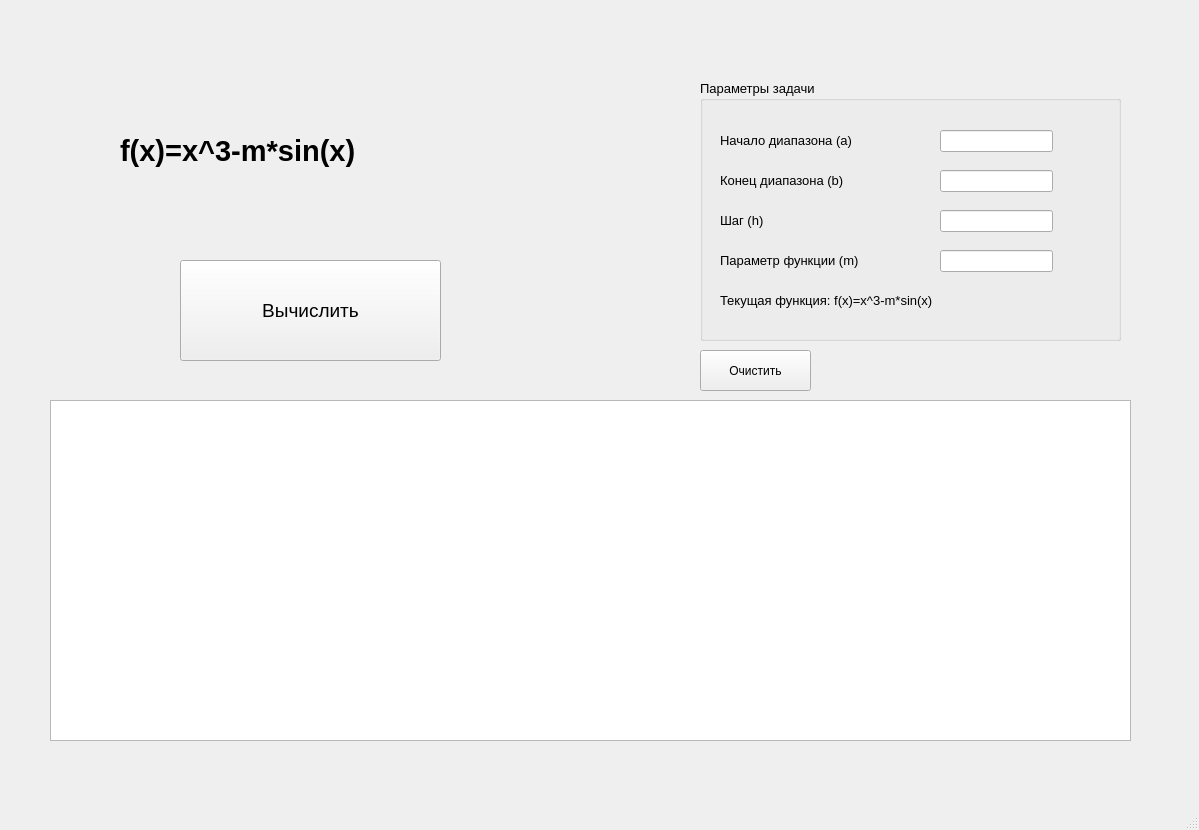
<?xml version="1.0" encoding="UTF-8"?>
<ui version="4.0">
 <class>MainWindow</class>
 <widget class="QMainWindow" name="MainWindow">
  <property name="geometry">
   <rect>
    <x>0</x>
    <y>0</y>
    <width>1199</width>
    <height>830</height>
   </rect>
  </property>
  <property name="windowTitle">
   <string>Post Machine</string>
  </property>
  <widget class="QWidget" name="centralwidget">
   <property name="enabled">
    <bool>true</bool>
   </property>
   <widget class="QTableWidget" name="tableWidget">
    <property name="geometry">
     <rect>
      <x>50</x>
      <y>400</y>
      <width>1081</width>
      <height>341</height>
     </rect>
    </property>
   </widget>
   <widget class="QGroupBox" name="groupBox">
    <property name="geometry">
     <rect>
      <x>700</x>
      <y>80</y>
      <width>421</width>
      <height>261</height>
     </rect>
    </property>
    <property name="font">
     <font>
      <pointsize>10</pointsize>
     </font>
    </property>
    <property name="autoFillBackground">
     <bool>false</bool>
    </property>
    <property name="title">
     <string>Параметры задачи</string>
    </property>
    <widget class="QLabel" name="label">
     <property name="geometry">
      <rect>
       <x>20</x>
       <y>50</y>
       <width>181</width>
       <height>21</height>
      </rect>
     </property>
     <property name="text">
      <string>Начало диапазона (а)</string>
     </property>
    </widget>
    <widget class="QLabel" name="label_5">
     <property name="geometry">
      <rect>
       <x>20</x>
       <y>90</y>
       <width>181</width>
       <height>21</height>
      </rect>
     </property>
     <property name="text">
      <string>Конец диапазона (b)</string>
     </property>
    </widget>
    <widget class="QLabel" name="label_6">
     <property name="geometry">
      <rect>
       <x>20</x>
       <y>130</y>
       <width>181</width>
       <height>21</height>
      </rect>
     </property>
     <property name="text">
      <string>Шаг (h)</string>
     </property>
    </widget>
    <widget class="QLabel" name="label_7">
     <property name="geometry">
      <rect>
       <x>20</x>
       <y>170</y>
       <width>181</width>
       <height>21</height>
      </rect>
     </property>
     <property name="text">
      <string>Параметр функции (m)</string>
     </property>
    </widget>
    <widget class="QLabel" name="label_8">
     <property name="geometry">
      <rect>
       <x>20</x>
       <y>210</y>
       <width>281</width>
       <height>21</height>
      </rect>
     </property>
     <property name="text">
      <string>Текущая функция: f(x)=x^3-m*sin(x)</string>
     </property>
    </widget>
    <widget class="QLineEdit" name="lineEdit_a">
     <property name="geometry">
      <rect>
       <x>240</x>
       <y>50</y>
       <width>113</width>
       <height>22</height>
      </rect>
     </property>
    </widget>
    <widget class="QLineEdit" name="lineEdit_b">
     <property name="geometry">
      <rect>
       <x>240</x>
       <y>90</y>
       <width>113</width>
       <height>22</height>
      </rect>
     </property>
    </widget>
    <widget class="QLineEdit" name="lineEdit_h">
     <property name="geometry">
      <rect>
       <x>240</x>
       <y>130</y>
       <width>113</width>
       <height>22</height>
      </rect>
     </property>
    </widget>
    <widget class="QLineEdit" name="lineEdit_m">
     <property name="geometry">
      <rect>
       <x>240</x>
       <y>170</y>
       <width>113</width>
       <height>22</height>
      </rect>
     </property>
    </widget>
   </widget>
   <widget class="QPushButton" name="pushButton">
    <property name="geometry">
     <rect>
      <x>180</x>
      <y>260</y>
      <width>261</width>
      <height>101</height>
     </rect>
    </property>
    <property name="font">
     <font>
      <pointsize>14</pointsize>
     </font>
    </property>
    <property name="text">
     <string>Вычислить</string>
    </property>
   </widget>
   <widget class="QPushButton" name="pushButton_clear">
    <property name="geometry">
     <rect>
      <x>700</x>
      <y>350</y>
      <width>111</width>
      <height>41</height>
     </rect>
    </property>
    <property name="text">
     <string>Очистить</string>
    </property>
   </widget>
   <widget class="QLabel" name="label_2">
    <property name="geometry">
     <rect>
      <x>120</x>
      <y>90</y>
      <width>381</width>
      <height>121</height>
     </rect>
    </property>
    <property name="font">
     <font>
      <pointsize>22</pointsize>
      <weight>75</weight>
      <bold>true</bold>
     </font>
    </property>
    <property name="text">
     <string>f(x)=x^3-m*sin(x)</string>
    </property>
   </widget>
  </widget>
  <widget class="QMenuBar" name="menubar">
   <property name="geometry">
    <rect>
     <x>0</x>
     <y>0</y>
     <width>1199</width>
     <height>26</height>
    </rect>
   </property>
  </widget>
  <widget class="QStatusBar" name="statusbar"/>
 </widget>
 <resources/>
 <connections/>
</ui>
